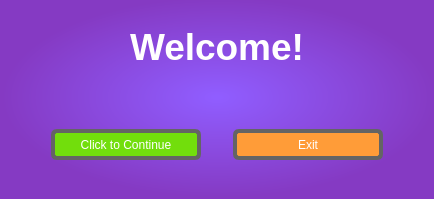
      <widget class="QWidget" name="Welcome">
       <property name="styleSheet">
        <string notr="true">background-color: qradialgradient(spread:pad, cx:0.505, cy:0.489, radius:0.5, fx:0.5, fy:0.489, stop:0.0157895 rgba(144, 93, 255, 255), stop:1 rgba(133, 58, 195, 255))</string>
       </property>
       <layout class="QVBoxLayout" name="verticalLayout_19">
        <item>
         <layout class="QGridLayout" name="gridLayout_3">
          <item row="0" column="1">
           <spacer name="verticalSpacer_42">
            <property name="orientation">
             <enum>Qt::Vertical</enum>
            </property>
            <property name="sizeType">
             <enum>QSizePolicy::MinimumExpanding</enum>
            </property>
            <property name="sizeHint" stdset="0">
             <size>
              <width>30</width>
              <height>15</height>
             </size>
            </property>
           </spacer>
          </item>
          <item row="1" column="0" rowspan="2">
           <spacer name="horizontalSpacer_28">
            <property name="orientation">
             <enum>Qt::Horizontal</enum>
            </property>
            <property name="sizeHint" stdset="0">
             <size>
              <width>78</width>
              <height>20</height>
             </size>
            </property>
           </spacer>
          </item>
          <item row="1" column="1">
           <widget class="QLabel" name="WelcomeTitle">
            <property name="sizePolicy">
             <sizepolicy hsizetype="Expanding" vsizetype="Expanding">
              <horstretch>0</horstretch>
              <verstretch>0</verstretch>
             </sizepolicy>
            </property>
            <property name="styleSheet">
             <string notr="true">background:none;</string>
            </property>
            <property name="text">
             <string>&lt;html&gt;&lt;head/&gt;&lt;body&gt;&lt;p align=&quot;center&quot;&gt;&lt;span style=&quot; font-size:28pt; font-weight:600; color:#ffffff;&quot;&gt;Welcome!&lt;/span&gt;&lt;/p&gt;&lt;/body&gt;&lt;/html&gt;</string>
            </property>
            <property name="scaledContents">
             <bool>true</bool>
            </property>
           </widget>
          </item>
          <item row="1" column="2" rowspan="2">
           <spacer name="horizontalSpacer_27">
            <property name="orientation">
             <enum>Qt::Horizontal</enum>
            </property>
            <property name="sizeHint" stdset="0">
             <size>
              <width>78</width>
              <height>20</height>
             </size>
            </property>
           </spacer>
          </item>
          <item row="2" column="1">
           <spacer name="verticalSpacer_41">
            <property name="orientation">
             <enum>Qt::Vertical</enum>
            </property>
            <property name="sizeType">
             <enum>QSizePolicy::MinimumExpanding</enum>
            </property>
            <property name="sizeHint" stdset="0">
             <size>
              <width>30</width>
              <height>15</height>
             </size>
            </property>
           </spacer>
          </item>
         </layout>
        </item>
        <item>
         <layout class="QHBoxLayout" name="horizontalLayout_3">
          <item>
           <spacer name="horizontalSpacer">
            <property name="orientation">
             <enum>Qt::Horizontal</enum>
            </property>
            <property name="sizeHint" stdset="0">
             <size>
              <width>40</width>
              <height>20</height>
             </size>
            </property>
           </spacer>
          </item>
          <item>
           <layout class="QGridLayout" name="gridLayout_6">
            <item row="1" column="2">
             <spacer name="horizontalSpacer_26">
              <property name="orientation">
               <enum>Qt::Horizontal</enum>
              </property>
              <property name="sizeType">
               <enum>QSizePolicy::Minimum</enum>
              </property>
              <property name="sizeHint" stdset="0">
               <size>
                <width>118</width>
                <height>20</height>
               </size>
              </property>
             </spacer>
            </item>
            <item row="1" column="0">
             <spacer name="horizontalSpacer_25">
              <property name="orientation">
               <enum>Qt::Horizontal</enum>
              </property>
              <property name="sizeType">
               <enum>QSizePolicy::Minimum</enum>
              </property>
              <property name="sizeHint" stdset="0">
               <size>
                <width>118</width>
                <height>20</height>
               </size>
              </property>
             </spacer>
            </item>
            <item row="1" column="1">
             <widget class="QLabel" name="CarImage">
              <property name="sizePolicy">
               <sizepolicy hsizetype="MinimumExpanding" vsizetype="MinimumExpanding">
                <horstretch>1</horstretch>
                <verstretch>1</verstretch>
               </sizepolicy>
              </property>
              <property name="minimumSize">
               <size>
                <width>16</width>
                <height>10</height>
               </size>
              </property>
              <property name="styleSheet">
               <string notr="true">background:none;</string>
              </property>
              <property name="text">
               <string/>
              </property>
              <property name="pixmap">
               <pixmap resource="car_image.qrc">:/image/evse_hmi_car.png</pixmap>
              </property>
              <property name="scaledContents">
               <bool>true</bool>
              </property>
             </widget>
            </item>
            <item row="2" column="1">
             <spacer name="verticalSpacer_19">
              <property name="orientation">
               <enum>Qt::Vertical</enum>
              </property>
              <property name="sizeType">
               <enum>QSizePolicy::Minimum</enum>
              </property>
              <property name="sizeHint" stdset="0">
               <size>
                <width>0</width>
                <height>0</height>
               </size>
              </property>
             </spacer>
            </item>
            <item row="0" column="1">
             <spacer name="verticalSpacer_16">
              <property name="orientation">
               <enum>Qt::Vertical</enum>
              </property>
              <property name="sizeType">
               <enum>QSizePolicy::Minimum</enum>
              </property>
              <property name="sizeHint" stdset="0">
               <size>
                <width>20</width>
                <height>0</height>
               </size>
              </property>
             </spacer>
            </item>
           </layout>
          </item>
          <item>
           <spacer name="horizontalSpacer_2">
            <property name="orientation">
             <enum>Qt::Horizontal</enum>
            </property>
            <property name="sizeHint" stdset="0">
             <size>
              <width>40</width>
              <height>20</height>
             </size>
            </property>
           </spacer>
          </item>
         </layout>
        </item>
        <item>
         <layout class="QVBoxLayout" name="verticalLayout">
          <item>
           <layout class="QHBoxLayout" name="horizontalLayout_9">
            <item>
             <layout class="QGridLayout" name="gridLayout_7">
              <item row="0" column="1">
               <spacer name="verticalSpacer_23">
                <property name="orientation">
                 <enum>Qt::Vertical</enum>
                </property>
                <property name="sizeHint" stdset="0">
                 <size>
                  <width>20</width>
                  <height>13</height>
                 </size>
                </property>
               </spacer>
              </item>
              <item row="1" column="0">
               <spacer name="horizontalSpacer_11">
                <property name="orientation">
                 <enum>Qt::Horizontal</enum>
                </property>
                <property name="sizeHint" stdset="0">
                 <size>
                  <width>40</width>
                  <height>20</height>
                 </size>
                </property>
               </spacer>
              </item>
              <item row="1" column="1">
               <widget class="QToolButton" name="ContinueButton">
                <property name="sizePolicy">
                 <sizepolicy hsizetype="Expanding" vsizetype="Expanding">
                  <horstretch>0</horstretch>
                  <verstretch>0</verstretch>
                 </sizepolicy>
                </property>
                <property name="minimumSize">
                 <size>
                  <width>150</width>
                  <height>0</height>
                 </size>
                </property>
                <property name="styleSheet">
                 <string notr="true">QToolButton {
    border-style: solid;
    border-width: 4px;
    border-color:rgb(100, 100, 100);
	background-color: rgb(114, 222, 12);
    border-bottom-left-radius: 5.5px;
    border-top-left-radius: 5.5px;
    border-bottom-right-radius: 5.5px;
    border-top-right-radius: 5.5px;
	width: 120px;
    height:20px;
    color: white;
}
</string>
                </property>
                <property name="text">
                 <string>Click to Continue</string>
                </property>
               </widget>
              </item>
              <item row="1" column="2">
               <spacer name="horizontalSpacer_23">
                <property name="orientation">
                 <enum>Qt::Horizontal</enum>
                </property>
                <property name="sizeHint" stdset="0">
                 <size>
                  <width>13</width>
                  <height>20</height>
                 </size>
                </property>
               </spacer>
              </item>
              <item row="2" column="1">
               <spacer name="verticalSpacer_24">
                <property name="orientation">
                 <enum>Qt::Vertical</enum>
                </property>
                <property name="sizeHint" stdset="0">
                 <size>
                  <width>20</width>
                  <height>13</height>
                 </size>
                </property>
               </spacer>
              </item>
             </layout>
            </item>
            <item>
             <layout class="QGridLayout" name="gridLayout_9">
              <item row="0" column="1">
               <spacer name="verticalSpacer_18">
                <property name="orientation">
                 <enum>Qt::Vertical</enum>
                </property>
                <property name="sizeHint" stdset="0">
                 <size>
                  <width>20</width>
                  <height>13</height>
                 </size>
                </property>
               </spacer>
              </item>
              <item row="1" column="0">
               <spacer name="horizontalSpacer_30">
                <property name="orientation">
                 <enum>Qt::Horizontal</enum>
                </property>
                <property name="sizeHint" stdset="0">
                 <size>
                  <width>13</width>
                  <height>20</height>
                 </size>
                </property>
               </spacer>
              </item>
              <item row="1" column="1">
               <widget class="QToolButton" name="ExitButton">
                <property name="sizePolicy">
                 <sizepolicy hsizetype="Expanding" vsizetype="Expanding">
                  <horstretch>0</horstretch>
                  <verstretch>0</verstretch>
                 </sizepolicy>
                </property>
                <property name="minimumSize">
                 <size>
                  <width>150</width>
                  <height>0</height>
                 </size>
                </property>
                <property name="styleSheet">
                 <string notr="true">QToolButton {
    border-style: solid;
    border-width: 4px;
    border-color:rgb(100, 100, 100);
	background-color: rgb(255, 156, 56);
    border-bottom-left-radius: 5.5px;
    border-top-left-radius: 5.5px;
    border-bottom-right-radius: 5.5px;
    border-top-right-radius: 5.5px;
	width: 120px;
    height:20px;
    color: white;
}
</string>
                </property>
                <property name="text">
                 <string>Exit</string>
                </property>
               </widget>
              </item>
              <item row="1" column="2">
               <spacer name="horizontalSpacer_20">
                <property name="orientation">
                 <enum>Qt::Horizontal</enum>
                </property>
                <property name="sizeHint" stdset="0">
                 <size>
                  <width>40</width>
                  <height>20</height>
                 </size>
                </property>
               </spacer>
              </item>
              <item row="2" column="1">
               <spacer name="verticalSpacer_22">
                <property name="orientation">
                 <enum>Qt::Vertical</enum>
                </property>
                <property name="sizeHint" stdset="0">
                 <size>
                  <width>20</width>
                  <height>13</height>
                 </size>
                </property>
               </spacer>
              </item>
             </layout>
            </item>
           </layout>
          </item>
          <item>
           <spacer name="verticalSpacer_40">
            <property name="orientation">
             <enum>Qt::Vertical</enum>
            </property>
            <property name="sizeType">
             <enum>QSizePolicy::MinimumExpanding</enum>
            </property>
            <property name="sizeHint" stdset="0">
             <size>
              <width>30</width>
              <height>15</height>
             </size>
            </property>
           </spacer>
          </item>
         </layout>
        </item>
       </layout>
      </widget>
